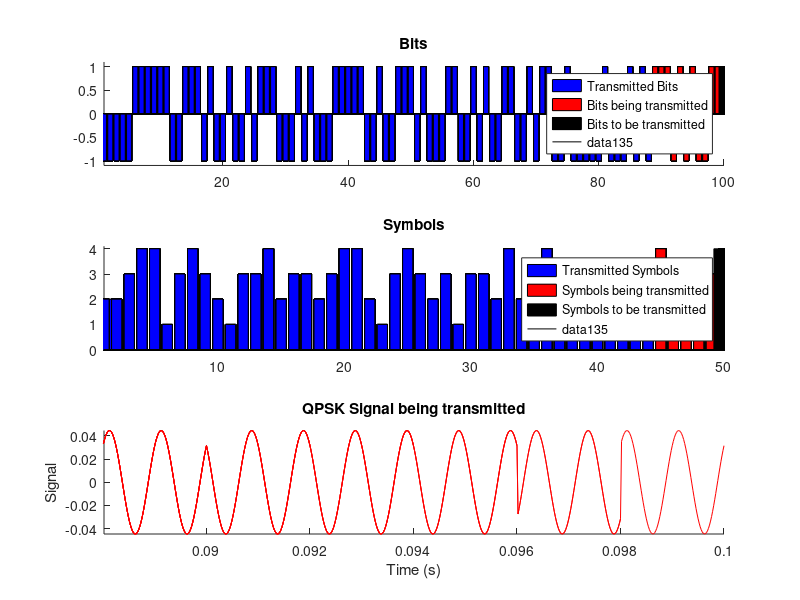

The MATLAB script that drew this image: (Note: this script raises an error after producing the figure.)
%   Simulating a QPSK transmission
%   Nb bits are randomly generated and modulated to QPSK
%   The random bits, the symbols and the waveform are plotted
%   By Marcelino Silva, March 2nd, 2020

%Optional
clear all;
close all;

%Parameters
Tb = 1e-3;  %Bit duration (s)
T = 2*Tb;   %Symbol duration
t = [T/100:T/100:T]; %Time interval to plot one waveform period

nc = 2;     %Cycles number
fc = nc/T;  %Frequency

Eb = 1e-6;  %Bit energy
E = Eb*2;   %Symbol energy

Nb = 100;   %Number of bits to be transmitted
NM = Nb/2;  %Number of symbols to be transmitted

J = 6;   %Number of symbols to plot the signal waveform (symbols being transmitted)

%Base functions
phi1t = sqrt(2/T).*cos(2*pi*fc.*t);
phi2t = sqrt(2/T).*sin(2*pi*fc.*t);

%Signals: s1(t), s2(t), s3(t) and s4(t)
i=1; s1t = +sqrt(E)*cos((2*i-1)*pi/4)*phi1t -sqrt(E)*sin((2*i-1)*pi/4)*phi2t;
i=2; s2t = +sqrt(E)*cos((2*i-1)*pi/4)*phi1t -sqrt(E)*sin((2*i-1)*pi/4)*phi2t;
i=3; s3t = +sqrt(E)*cos((2*i-1)*pi/4)*phi1t -sqrt(E)*sin((2*i-1)*pi/4)*phi2t;
i=4; s4t = +sqrt(E)*cos((2*i-1)*pi/4)*phi1t -sqrt(E)*sin((2*i-1)*pi/4)*phi2t;

%Random bits to be transmitted
bits = randn(Nb,1);
bits(find(bits<=0)) = -1; % -1 means bit 0
bits(find(bits>0)) = +1; % +1 means bit 1


%Symbols Codification
m = zeros(1,NM);
for i=1:2:Nb,
    if(bits(i)==+1),
        if(bits(i+1)==+1)  %symbol m4 = [1 1]
            m((i+1)/2) = 4;
        else            %symbo ml = [1 0]
            m((i+1)/2) = 1;
        end
    else
        if(bits(i+1)==+1)  %symbol m3 = [0 1]
            m((i+1)/2) = 3;
        else            %symbol m2 = [0 0]
            m((i+1)/2) = 2;
        end
    end
end


%Signal
lt = length(t);
s = zeros(1,lt*NM);
for i=1:NM,
    if (m(i)==1)
        s(lt*(i-1)+1:lt*i) = s1t;
    elseif (m(i)==2)
        s(lt*(i-1)+1:lt*i) = s2t;
    elseif (m(i)==3)
        s(lt*(i-1)+1:lt*i) = s3t;
    elseif (m(i)==4)
        s(lt*(i-1)+1:lt*i) = s4t;
    end
end

%Plotting the simulation

%Index of symbols being trasmitted
beginM = 1;
endM= J;

%Index of bits being trasmitted
beginB = beginM*2-1;
endB = endM*2;

%Index of signal being trasmitted
beginS = 1;
endS = endM*lt;

%plotting bits
subplot(3,1,1);
hold on;
axis([1 Nb -1.1 1.1]);
bar((1:(beginB)),bits(1:beginB),'b');
bar((beginB:endB),bits(beginB:endB),'r');
bar((endB:Nb),bits(endB:Nb),'k');
title('Bits');
legend('Transmitted Bits','Bits being transmitted','Bits to be transmitted');

%plotting symbols
subplot(3,1,2);
hold on;
axis([1 NM 0 4.1]);
bar((1:(beginM)),m(1:beginM),'b');
bar((beginM:endM),m(beginM:endM),'r');
bar((endM:NM),m(endM:NM),'k');
title('Symbols');
legend('Transmitted Symbols','Symbols being transmitted','Symbols to be transmitted');

%plotting QPSK signal
subplot(3,1,3);
hold on;
title('QPSK Signal being transmitted');
xlabel('Time (s)');
ylabel('Signal');

while(endM<=NM),
    
    %plotting bits  
    subplot(3,1,1);
    bar((1:beginB),bits(1:beginB),'b'); %Transmitted Bits
    bar((beginB:endB),bits(beginB:endB),'r'); %Bits being transmitted 
    bar((endB:Nb),bits(endB:Nb),'k'); %Bits to be transmitted
    
    %plotting symbols  
    subplot(3,1,2);
    bar((1:beginM),m(1:beginM),'b'); %Transmitted Symbols
    bar((beginM:endM),m(beginM:endM),'r'); %Symbols being transmitted
    bar((endM:NM),m(endM:NM),'k'); %Symbols to be transmitted
     
    %plotting QPSK signal
    subplot(3,1,3);
    ts = [(T/100)+(beginM-1)*T:T/100:endM*T];
    plot(ts,s(beginS:endS),'r');
    axis([((T/100)+(beginM-1)*T) endM*T -1*sqrt(2*E/T) sqrt(2*E/T)]);
    
    %update indexes
    beginM = beginM + 1;
    endM = endM + 1;
    
    beginB = beginM*2-1;
    endB = endM*2;
    
    beginS = beginS + lt;
    endS = endS + lt;
    
    pause(0.7);
    
end;

%Plotting the costellation and the decision regions

v = [+sqrt(E)*cos((2*1-1)*pi/4) -sqrt(E)*sin((2*1-1)*pi/4) +sqrt(E)*cos((2*2-1)*pi/4) -sqrt(E)*sin((2*2-1)*pi/4) ...
    +sqrt(E)*cos((2*3-1)*pi/4) -sqrt(E)*sin((2*3-1)*pi/4) +sqrt(E)*cos((2*4-1)*pi/4) -sqrt(E)*sin((2*4-1)*pi/4)];

decision_regions(v,2*sqrt(E/2),2*sqrt(E/2),'QPSK Constellation','Phi1(t)','Phi2(t)');

%It is all